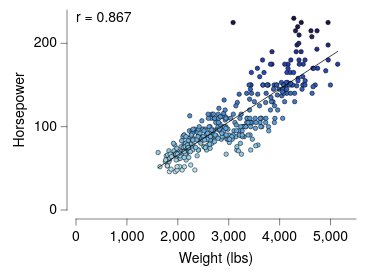

Source (Vega-Lite JSON):
### Vega-Lite specification from a JSON file in a GitHub repository (floating-point values rounded to 4 significant figures; data arrays with more than 128 entries replaced by an {"elided": "..."} marker saying what was removed)
{"background": null, "config": {"arc": {"fill": "#DBDBDB", "fillOpacity": 1.0, "innerRadius": 25.0, "padAngle": 0.03, "stroke": "black", "strokeOpacity": 1, "strokeWidth": 0.25}, "area": {"fill": "#DBDBDB", "fillOpacity": 1.0, "stroke": "black", "strokeOpacity": 1, "strokeWidth": 0.25}, "axis": {"domain": true, "domainCap": "round", "domainColor": "black", "domainWidth": 0.25, "grid": false, "gridCap": "round", "gridColor": "#F1F1F1", "gridDash": [0, 0], "gridOpacity": 1.0, "gridWidth": 0.25, "labelColor": "black", "labelFont": "HelveticaNeue", "labelFontSize": 7, "labelFontStyle": "normal", "labelFontWeight": 400, "offset": 4.5, "ticks": true, "tickCap": "round", "tickColor": "black", "tickRound": false, "tickSize": 3, "tickWidth": 0.25, "titleColor": "black", "titleFont": "HelveticaNeue", "titleFontSize": 7, "titleFontStyle": "normal", "titleFontWeight": 400}, "axisX": {"domain": true, "labelAlign": "center", "labelAngle": 0, "labels": true, "ticks": true, "translate": 0}, "axisY": {"domain": true, "labelAlign": "right", "labelAngle": 0, "labels": true, "ticks": true, "translate": 0}, "axisRight": {"domain": true, "labelAlign": "left", "labelAngle": 0, "labels": true, "ticks": true, "translate": 0}, "axisTop": {"domain": true, "labelAlign": "center", "labelAngle": 0, "labels": true, "ticks": true, "translate": 0}, "axisBand": {"tickOffset": 0}, "bar": {"fill": "#DBDBDB", "fillOpacity": 1.0, "stroke": "black", "strokeOpacity": 1, "strokeWidth": 0.25}, "boxplot": {"size": 9.0, "ticks": {"cornerRadius": 0.25, "fill": "black", "size": 4.5, "thickness": 0.25}, "box": {"fillOpacity": 1.0, "stroke": "black", "strokeOpacity": 1, "strokeWidth": 0.25}, "median": {"fill": "black", "fillOpacity": 1.0, "size": 9.0, "thickness": 0.25}, "rule": {"fill": "black", "fillOpacity": 1.0, "size": 10.0, "stroke": "black", "strokeDash": [0, 0], "strokeOpacity": 1, "strokeWidth": 0.25}, "outliers": {"color": "black", "fill": "black", "fillOpacity": 1.0, "size": 0, "stroke": "black", "strokeOpacity": 1, "strokeWidth": 0.25}}, "circle": {"fill": "black", "fillOpacity": 1.0, "size": 0.5, "stroke": null, "strokeOpacity": 1, "strokeWidth": 0.25}, "errorband": {"band": {"fillOpacity": 0.6, "stroke": null, "strokeWidth": 0.25, "strokeOpacity": 1}, "borders": {"opacity": 0, "strokeOpacity": 0.25, "strokeWidth": 1}}, "errorbar": {"opacity": 1, "rule": {"strokeDash": [0, 0], "strokeWidth": 0.5}, "ticks": {"color": "black", "cornerRadius": 0.25, "opacity": 1, "size": 6.0, "thickness": 0.5}, "thickness": 0.5}, "font": "HelveticaNeue", "geoshape": {"fill": "#DBDBDB", "fillOpacity": 1.0, "stroke": "black", "strokeOpacity": 1, "strokeWidth": 0.25}, "header": {"labelColor": "black", "labelFont": "HelveticaNeue", "labelFontSize": 7, "labelFontStyle": "normal", "labelFontWeight": 400, "titleColor": "black", "titleFont": "HelveticaNeue", "titleFontSize": 7, "titleFontStyle": "normal", "titleFontWeight": 400, "titlePadding": 0}, "legend": {"disable": false, "offset": 4.5, "gradientLength": 50.0, "gradientThickness": 5.0, "gradientOpacity": 1.0, "gradientStrokeColor": "black", "gradientStrokeWidth": 0.25, "labelColor": "black", "labelFont": "HelveticaNeue", "labelFontSize": 7, "labelFontStyle": "normal", "labelFontWeight": 400, "strokeColor": "black", "strokeWidth": 0, "symbolSize": 42, "symbolStrokeColor": "black", "symbolStrokeWidth": 0.25, "titleColor": "black", "titleFont": "HelveticaNeue", "titleFontSize": 7, "titleFontStyle": "normal", "titleFontWeight": 400}, "line": {"color": "black", "stroke": "black", "strokeCap": "round", "strokeDash": [0, 0], "strokeOpacity": 1, "strokeWidth": 0.375}, "point": {"filled": true, "fill": "#DBDBDB", "fillOpacity": 1.0, "size": 5.0, "stroke": "black", "strokeOpacity": 1, "strokeWidth": 0.25}, "range": {"category": ["#BFE6F3", "#9DD2EB", "#7FBDE3", "#64A7DC", "#5390D0", "#4579C1", "#3562B9", "#264AC1", "#2B3A9F", "#292C7C", "#231E5B", "#19123D"], "diverging": {"scheme": ["#BFE6F3", "#9DD2EB", "#7FBDE3", "#64A7DC", "#5390D0", "#4579C1", "#3562B9", "#264AC1", "#2B3A9F", "#292C7C", "#231E5B", "#19123D"]}, "heatmap": {"scheme": ["#BFE6F3", "#9DD2EB", "#7FBDE3", "#64A7DC", "#5390D0", "#4579C1", "#3562B9", "#264AC1", "#2B3A9F", "#292C7C", "#231E5B", "#19123D"]}, "ordinal": {"scheme": ["#BFE6F3", "#9DD2EB", "#7FBDE3", "#64A7DC", "#5390D0", "#4579C1", "#3562B9", "#264AC1", "#2B3A9F", "#292C7C", "#231E5B", "#19123D"]}, "ramp": {"scheme": ["#BFE6F3", "#9DD2EB", "#7FBDE3", "#64A7DC", "#5390D0", "#4579C1", "#3562B9", "#264AC1", "#2B3A9F", "#292C7C", "#231E5B", "#19123D"]}}, "rule": {"color": "black", "stroke": "black", "strokeCap": "round", "strokeDash": [2, 2], "strokeOpacity": 1, "strokeWidth": 0.25}, "scale": {"bandPaddingInner": 0.1, "bandPaddingOuter": 0.1, "round": false}, "rect": {"fill": "#DBDBDB", "fillOpacity": 1.0, "stroke": "black", "strokeOpacity": 1, "strokeWidth": 0.25}, "square": {"fill": "#DBDBDB", "fillOpacity": 1.0, "size": 10.0, "stroke": "black", "strokeOpacity": 1, "strokeWidth": 0.25}, "text": {"color": "black", "font": "HelveticaNeue", "fontSize": 7, "fontStyle": "normal", "fontWeight": 400}, "title": {"anchor": "middle", "frame": "group", "color": "black", "font": "HelveticaNeue", "fontSize": 7, "fontStyle": "normal", "fontWeight": 400, "subtitleColor": "black", "subtitleFont": "HelveticaNeue", "subtitleFontSize": "HelveticaNeue", "subtitleFontStyle": "normal", "subtitleFontWeight": 400}, "view": {"continuousWidth": 140, "continuousHeight": 100, "discreteWidth": 140, "discreteHeight": 100, "fill": null, "stroke": null, "strokeWidth": 0.25}}, "layer": [{"data": {"name": "data-d7a230a7326baf606a19256938f2a2d2"}, "mark": {"type": "point"}, "encoding": {"color": {"field": "Horsepower", "legend": null, "type": "quantitative"}, "x": {"field": "Weight_in_lbs", "title": "Weight (lbs)", "type": "quantitative"}, "y": {"field": "Horsepower", "title": "Horsepower", "type": "quantitative"}}}, {"layer": [{"data": {"name": "data-cfa54d15f90af0b211cdf71a84439897"}, "mark": {"type": "line"}, "encoding": {"x": {"field": "_x", "type": "quantitative"}, "y": {"field": "_y", "type": "quantitative"}}}, {"data": {"values": [{"__dysonsphere__": 1}]}, "mark": {"type": "text", "align": "left", "angle": 0, "baseline": "top", "dx": 0, "dy": 0, "fontSize": 7, "opacity": 1.0}, "encoding": {"text": {"value": "r = 0.867"}, "x": {"value": 0}, "y": {"value": 0}}}], "name": "__dysonsphere_11f03a8947a44547_19"}], "$schema": "https://vega.github.io/schema/vega-lite/v6.4.1.json", "datasets": {"data-d7a230a7326baf606a19256938f2a2d2": {"elided": "400 records"}, "data-cfa54d15f90af0b211cdf71a84439897": [{"_x": 1613.0, "_y": 50.76, "__dysonsphere__": 1}, {"_x": 5140.0, "_y": 190.3, "__dysonsphere__": 1}]}}
